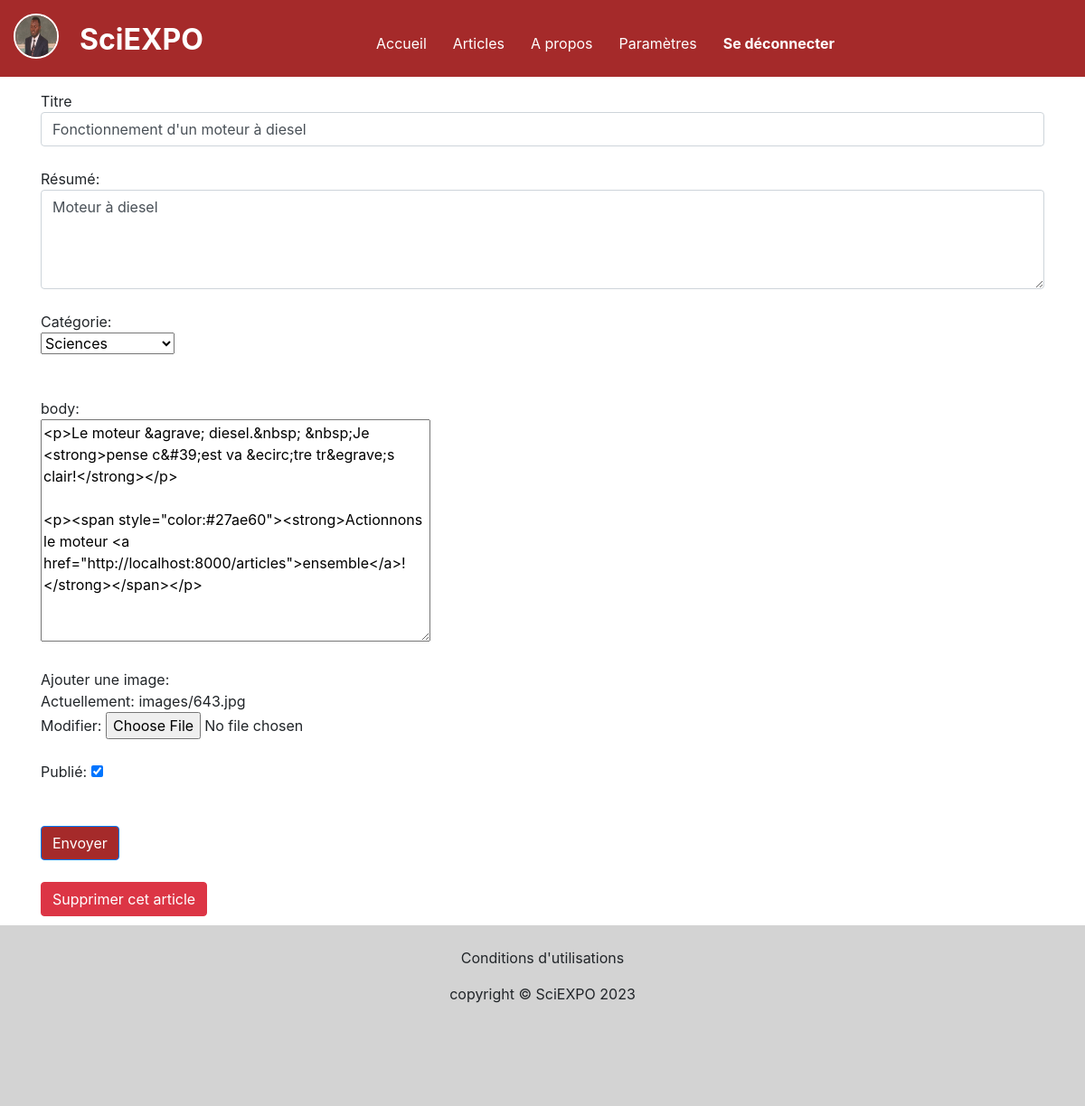
Page /articles/update/fonctionnement-dun-moteur-a-diesel (signed in) on the committed database.
### main/models.py (models this page shows)
class Inscrit(AbstractUser):
    class FunctionInSchool(models.TextChoices):
        ELEVE = 'Eleve', _('Elève')
        PROFESSOR = 'Professeur', _('Professeur')
        DIRECTEUR = 'Directeur', _('Directeur')
        PREFET = 'Prefet', _('Préfet')
        SECRETAIRE = 'Secretaire', _('Secretaire')
        ANCIEN_ELEVE = 'Ancien_eleve', _('Ancien élève')
        DEFAULT = '-', _('-')
    function_in_school = models.CharField(
        max_length=40,
        choices=FunctionInSchool.choices,
        default=FunctionInSchool.DEFAULT,
        verbose_name='Statut'
    )
    school_name = models.ForeignKey(Ecole, on_delete=models.SET_NULL, null=True)
    current_city = models.CharField(max_length=20, null=True, verbose_name="Ville ou territoire actuel(le)")
    birth_date = models.DateField(null=True, verbose_name="Date de naissance")
    about = models.TextField(null=True, blank=True, verbose_name="A propos de vous")
    photo = models.ImageField(upload_to = 'photos', default='photos/default.jpg')
    cover_image = models.ImageField(upload_to = 'images',
                                    default='images/default_img/cover_default.jpg',
                                   verbose_name="Image de couverture")

### articles/models.py (models this page shows, shortened)
class Article(models.Model):
    title = models.CharField(max_length=100)
    excerpt = models.TextField(blank=True, max_length=500, null=True)
    categorie = models.ForeignKey(Categorie, on_delete=models.SET_NULL, null=True)
    slug = models.SlugField(max_length=255, unique=True, blank=True)
    author = models.ForeignKey(User, on_delete=models.CASCADE, null=True, blank=True)
    updated_on = models.DateTimeField(auto_now=True)
    content = RichTextField(blank=True, null=True)
    photo = models.ImageField(upload_to='images', default='images/default_img/carrefour.jpg', null=True)
    pub_date = models.DateTimeField(auto_now_add=True, null=True)
    published = models.BooleanField(default=False)
    likes = models.ManyToManyField(User, related_name="liker")

### articles/views.py (the view, shortened to what this page needs)
# urls.py: path('articles/update/<str:slug>', views.update_article_view, name="update-article"),
def update_article_view(request, slug):
    if not request.user.is_authenticated:
        return redirect("login")
    try:
        article = Article.objects.get(slug=slug)
    except KeyError:
        return redirect("articles")
    if article.author.id != request.user.id:
        return redirect("home")
    form = UpdateArticleForm(instance=article)
    return render(request, 'articles/update_article.html', {'form':form, 'article':article})

### articles/forms.py
class UpdateArticleForm(forms.ModelForm):
  class Meta:
    model = Article
    fields = ["id", "title", "excerpt", "categorie", "content", "photo", "published"]
    widgets = {
        'excerpt': forms.Textarea(attrs={'cols': 25, 'rows':4, 'class':'form-control'}),
        'title': forms.TextInput(attrs={'class':'form-control'}),
    }

### articles/models.py (called while the page is built)
  def __str__(self):
    return self.nom

### articles/templates/articles/update_article.html (shortened to what this page needs)
{% extends 'base_template.html'%}
{% block content %}
     <section class="container">
        <div class="article-update w-100">
            <form enctype="multipart/form-data" method="POST">
             {% if form %}
                <div>
                    Titre
                </div>
                <div>
                    {{form.title}}
                </div>
                <br>
                <div>
                    Résumé:
                </div>
                <div>
                    {{form.excerpt}}
                </div>
                <br>
                <div>
                    Catégorie:
                </div>
                <div>
                    {{form.categorie}}
                </div>
                <br/>
                <br/>
                <div>
                   body:
                </div>
                <div>
                    {{form.content}}
                </div>
                 <br>
              <div>
                Ajouter une image:<br>
                {{ form.photo }}
              </div>
              <br>
                 <div>
               Publié: {{ form.published }}
                 </div>
                <br>
             <br/> <button class="btn btn-primary" type="submit"> Envoyer </button>
              {%  endif %}
            </form>
        </div>
     <div>
         <br>
         <button class="btn btn-danger">
           {% if user.id == article.author.id %}
                <a href="{% url 'delete-article' article.slug %}">Supprimer cet article</a>
                {% endif%}
         </button>
         </div>
</section>
{% endblock %}

### templates/base_template.html (shortened to what this page needs)
{% load static %}
<!DOCTYPE html>
<html>
    <head>
        <link
              rel="stylesheet"
              href="{% static 'main/bootstrap.min.css' %}" />
        <link
              rel="stylesheet"
              href="{% static 'main/main.css' %}"
              type="text/css" />
        <link
              rel="stylesheet"
              href="{% static 'articles/styles.css' %}"
              type="text/css" />
    </head>
    <body>
        <div class="container-fluid">
            <header class="header row">
                <div class="current-user col-lg-2">
                    {% if user.is_authenticated %}
                    <a href="{% url 'user-profile' user.username %}"> <img
                                                                           class="image" src="{{ user.photo.url }}" />
                    </a>
                    {% endif %}
                </div>
                <div class="logo col-lg-2"><a href="{% url 'home' %}">SciEXPO</a></div>
                <div class="menu col-lg-8">
                    <nav class="navbar">
                        <a href="{% url 'home' %}">
                            <div>Accueil</div>
                        </a>
                        <a href="{% url 'articles'%}">
                            <div>Articles</div>
                        </a>
                        <a href="{% url 'about' %}">
                            <div> A propos </div>
                        </a>
                        {% if user.is_authenticated %}
                         <a href="{% url 'settings' %}">
                            <div class="settings">Paramètres</div>
                        </a>
                        <a href="{% url 'logout' %}">
                            <div class="login">Se déconnecter</div>
                        </a>
                        {% endif %}
                    </nav>
                </div>
            </header>
            <div class="decor-bar"></div>
            <div class="row">
                {% block content %} {% endblock %}
            </div>
            <footer class="row">
                <div class="w-100 container">
                  <br>
                    <p>
                        Conditions d'utilisations
                    </p>
                    copyright © SciEXPO <span id="current-year"></span>
                </div>
            </footer>
        </div>
    </body>
</html>

### main/static/main/main.css (style rules this page uses)
body { margin: 0px; }
a { color: inherit; }
.container-fluid { position: absolute; left: 0px; top: 0px; justify-content: center; align-items: center; z-index: 0; }
header { justify-content: center; align-items: center; background-color: brown; height: 85px; position: fixed; z-index: 9999999999; width: 100%; }
header .logo { position: absolute; top: 20px; left: 15%; color: white; font-size: 26px; font-weight: bold; padding-left: 28px; }
header .menu { background-color: white; position: absolute; top: 70px; width: 100%; color: black; }
.navbar a { color: black; }
header .navbar { display: block; }
.navbar .login, .navbar .signup { font-weight: bold; }
.btn-primary { background-color: brown; }
.navbar div { margin: 20px; }
.decor-bar { height: 100px; width: 100%; }
.current-user { position: absolute; top: 15px; left: 0px; z-index: 99999999; width: 70px; }
.current-user .image { width: 50px; height: 50px; border-radius: 50%; border: 2px solid white; }
section { margin-bottom: 10px; min-height: 400px; }
footer { background-color: lightgray; height: 200px; text-align: center; }
@media screen and (min-width: 900px) { header .logo { color: white; font-size: 32px; font-weight: bold; position: absolute; left: 5%; top: 20px; } }
@media screen and (min-width: 900px) { header .menu { display: block; } }
@media screen and (min-width: 900px) { header .navbar { display: flex; width: 70%; } }
@media screen and (min-width: 900px) { header .menu { background-color: brown; position: absolute; top: 28px; right: 15px; z-index: 9999999999999999; width: 70%; } }
@media screen and (min-width: 900px) { .navbar a { color: white; } }
@media screen and (min-width: 900px) { .navbar div { margin: 0px; } }
@media screen and (min-width: 900px) { section { margin-left: 40px; } }

### rows in the picture
Inscrit: photo (picture)
Article: title "Fonctionnement d'un moteur à diesel", excerpt "Moteur à diesel", categorie "Sciences", content "<p>Le moteur &agrave; diesel.&nbsp; &nbsp;Je <strong>pense c&#39;est va &ecirc;tre tr&egrave;s clair!</strong></p> <p><span style=\"color:#27ae60\"><strong>Actionnons le moteur <a href=\"http://localhost:8000/articles\">ensemble</a>!</strong></span></p>", published "☑"
